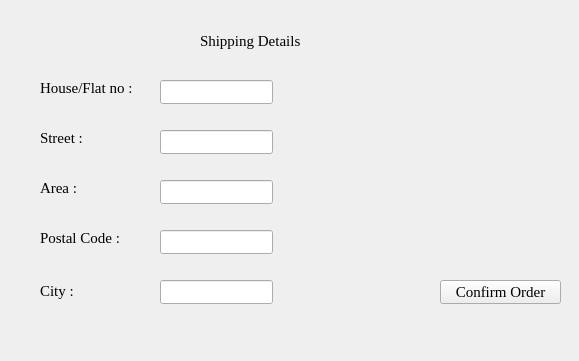
<?xml version="1.0" encoding="UTF-8"?>
<ui version="4.0">
 <class>address</class>
 <widget class="QWidget" name="address">
  <property name="geometry">
   <rect>
    <x>0</x>
    <y>0</y>
    <width>579</width>
    <height>361</height>
   </rect>
  </property>
  <property name="font">
   <font>
    <family>Times New Roman</family>
    <pointsize>11</pointsize>
   </font>
  </property>
  <property name="windowTitle">
   <string>Form</string>
  </property>
  <widget class="QLineEdit" name="lineEdit">
   <property name="geometry">
    <rect>
     <x>160</x>
     <y>80</y>
     <width>113</width>
     <height>24</height>
    </rect>
   </property>
  </widget>
  <widget class="QLineEdit" name="lineEdit_2">
   <property name="geometry">
    <rect>
     <x>160</x>
     <y>130</y>
     <width>113</width>
     <height>24</height>
    </rect>
   </property>
  </widget>
  <widget class="QLineEdit" name="lineEdit_3">
   <property name="geometry">
    <rect>
     <x>160</x>
     <y>180</y>
     <width>113</width>
     <height>24</height>
    </rect>
   </property>
  </widget>
  <widget class="QLineEdit" name="lineEdit_4">
   <property name="geometry">
    <rect>
     <x>160</x>
     <y>230</y>
     <width>113</width>
     <height>24</height>
    </rect>
   </property>
  </widget>
  <widget class="QLineEdit" name="lineEdit_5">
   <property name="geometry">
    <rect>
     <x>160</x>
     <y>280</y>
     <width>113</width>
     <height>24</height>
    </rect>
   </property>
  </widget>
  <widget class="QLabel" name="label">
   <property name="geometry">
    <rect>
     <x>40</x>
     <y>80</y>
     <width>111</width>
     <height>16</height>
    </rect>
   </property>
   <property name="styleSheet">
    <string notr="true">font: 12pt &quot;Times New Roman&quot;;</string>
   </property>
   <property name="text">
    <string>House/Flat no :</string>
   </property>
  </widget>
  <widget class="QLabel" name="label_2">
   <property name="geometry">
    <rect>
     <x>40</x>
     <y>130</y>
     <width>71</width>
     <height>16</height>
    </rect>
   </property>
   <property name="styleSheet">
    <string notr="true">font: 12pt &quot;Times New Roman&quot;;</string>
   </property>
   <property name="text">
    <string>Street :</string>
   </property>
  </widget>
  <widget class="QLabel" name="label_3">
   <property name="geometry">
    <rect>
     <x>40</x>
     <y>180</y>
     <width>61</width>
     <height>16</height>
    </rect>
   </property>
   <property name="styleSheet">
    <string notr="true">font: 12pt &quot;Times New Roman&quot;;</string>
   </property>
   <property name="text">
    <string>Area :</string>
   </property>
  </widget>
  <widget class="QLabel" name="label_4">
   <property name="geometry">
    <rect>
     <x>40</x>
     <y>230</y>
     <width>101</width>
     <height>16</height>
    </rect>
   </property>
   <property name="styleSheet">
    <string notr="true">font: 12pt &quot;Times New Roman&quot;;</string>
   </property>
   <property name="text">
    <string>Postal Code :</string>
   </property>
  </widget>
  <widget class="QLabel" name="label_5">
   <property name="geometry">
    <rect>
     <x>40</x>
     <y>280</y>
     <width>51</width>
     <height>21</height>
    </rect>
   </property>
   <property name="styleSheet">
    <string notr="true">font: 12pt &quot;Times New Roman&quot;;</string>
   </property>
   <property name="text">
    <string>City :</string>
   </property>
  </widget>
  <widget class="QLabel" name="label_6">
   <property name="geometry">
    <rect>
     <x>200</x>
     <y>20</y>
     <width>181</width>
     <height>41</height>
    </rect>
   </property>
   <property name="styleSheet">
    <string notr="true">font: 700 italic 16pt &quot;Times New Roman&quot;;</string>
   </property>
   <property name="text">
    <string>Shipping Details</string>
   </property>
  </widget>
  <widget class="QPushButton" name="pushButton">
   <property name="geometry">
    <rect>
     <x>440</x>
     <y>280</y>
     <width>121</width>
     <height>24</height>
    </rect>
   </property>
   <property name="styleSheet">
    <string notr="true">font: 12pt &quot;Times New Roman&quot;;</string>
   </property>
   <property name="text">
    <string>Confirm Order</string>
   </property>
  </widget>
 </widget>
 <resources/>
 <connections/>
</ui>
